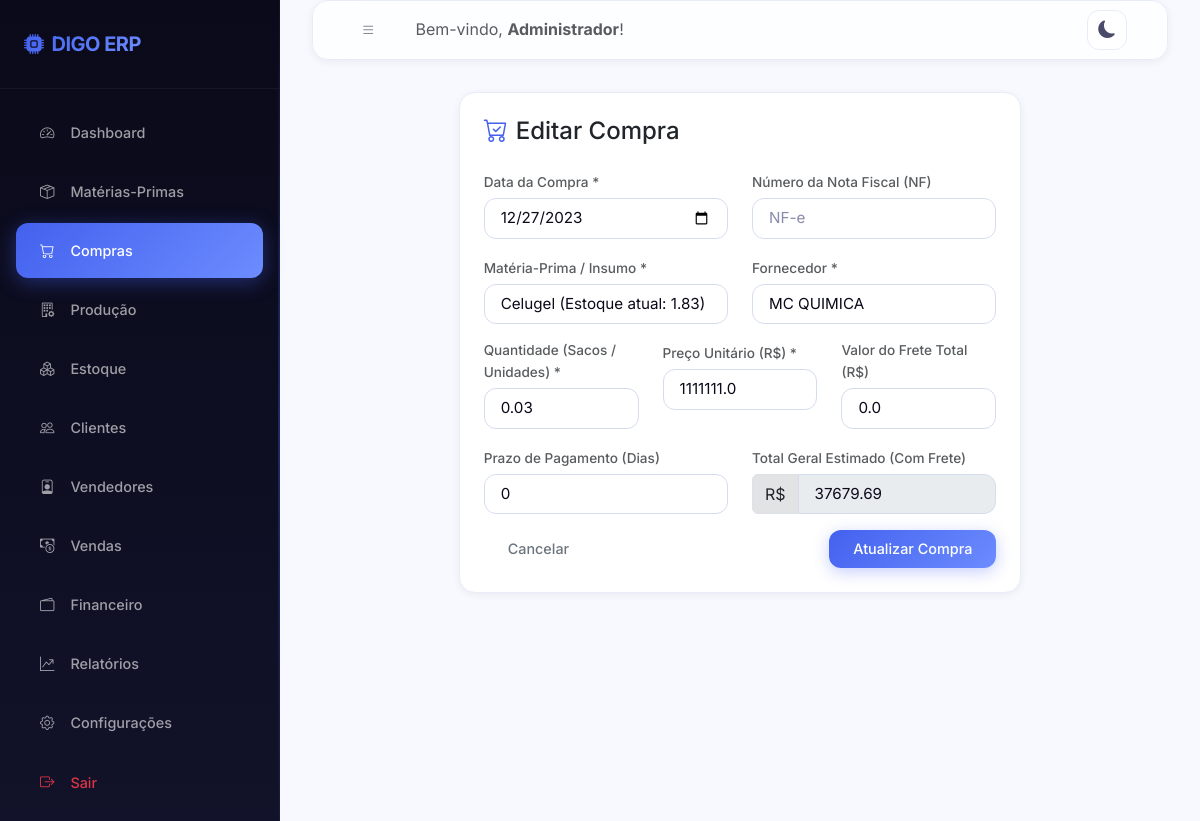
Page /compras/36/editar (signed in) on the committed database.
### models/usuario.py (models this page shows, shortened)
class Usuario(UserMixin, db.Model):
    __tablename__ = 'usuarios'
    id = db.Column(db.Integer, primary_key=True)
    nome = db.Column(db.String(100), nullable=False)
    email = db.Column(db.String(150), unique=True, nullable=False)
    senha_hash = db.Column(db.String(256), nullable=False)
    perfil = db.Column(db.String(20), default='funcionario')  # admin | funcionario
    ativo = db.Column(db.Boolean, default=True)
    criado_em = db.Column(db.DateTime, default=datetime.utcnow)
    ultimo_acesso = db.Column(db.DateTime)
    logs = db.relationship('Log', backref='usuario', lazy='dynamic')
    @property
    def is_admin(self):
        return self.perfil == 'admin'

### models/compra.py (models this page shows, shortened)
class Compra(db.Model):
    __tablename__ = 'compras'
    id = db.Column(db.Integer, primary_key=True)
    data = db.Column(db.Date, nullable=False)
    fornecedor_id = db.Column(db.Integer, db.ForeignKey('fornecedores.id'), nullable=True)
    materia_prima_id = db.Column(db.Integer, db.ForeignKey('materias_primas.id'), nullable=False)
    quantidade_sacos = db.Column(db.Float, nullable=False)  # quantidade de sacos comprados
    preco_unitario = db.Column(db.Float, default=0.0)        # preço por saco
    frete_total = db.Column(db.Float, default=0.0)           # frete total da compra
    frete_por_saco = db.Column(db.Float, default=0.0)        # frete rateado por saco
    total = db.Column(db.Float, default=0.0)                  # total (sem frete)
    total_com_frete = db.Column(db.Float, default=0.0)        # total com frete
    numero_nf = db.Column(db.String(50))
    prazo_pagamento = db.Column(db.Integer, default=0)        # dias
    data_vencimento = db.Column(db.Date)
    observacoes = db.Column(db.Text)
    criado_por = db.Column(db.Integer, db.ForeignKey('usuarios.id'))
    criado_em = db.Column(db.DateTime, default=datetime.utcnow)
    materia_prima = db.relationship('MateriaPrima', backref='compras')
    conta_pagar = db.relationship('ContaPagar', backref='compra', uselist=False)

### models/materia_prima.py (models this page shows, shortened)
class MateriaPrima(db.Model):
    __tablename__ = 'materias_primas'
    id = db.Column(db.Integer, primary_key=True)
    nome = db.Column(db.String(100), nullable=False)
    tipo = db.Column(db.String(30), nullable=False)  # celulosico|celugel|fibra|embalagem|adesivo
    peso_saco_kg = db.Column(db.Float, default=25.0)      # peso do saco comprado
    quantidade_uso_kg = db.Column(db.Float, default=0.0)  # kg consumidos por saco de produto
    preco_saco = db.Column(db.Float, default=0.0)          # preço por saco comprado
    frete_saco = db.Column(db.Float, default=0.0)          # frete rateado por saco
    custo_medio = db.Column(db.Float, default=0.0)         # custo médio calculado
    estoque_atual = db.Column(db.Float, default=0.0)       # em unidades (sacos ou pcs)
    estoque_minimo = db.Column(db.Float, default=0.0)
    fornecedor_id = db.Column(db.Integer, db.ForeignKey('fornecedores.id'), nullable=True)
    observacoes = db.Column(db.Text)
    atualizado_em = db.Column(db.DateTime, default=datetime.utcnow, onupdate=datetime.utcnow)
    movimentacoes = db.relationship('MovimentacaoEstoque', backref='materia_prima',
                                    lazy='dynamic',
                                    foreign_keys='MovimentacaoEstoque.materia_prima_id')

### models/fornecedor.py (models this page shows, shortened)
class Fornecedor(db.Model):
    __tablename__ = 'fornecedores'
    id = db.Column(db.Integer, primary_key=True)
    nome = db.Column(db.String(150), nullable=False)
    cnpj = db.Column(db.String(20))
    telefone = db.Column(db.String(20))
    email = db.Column(db.String(150))
    cidade = db.Column(db.String(100))
    estado = db.Column(db.String(2))
    tipo = db.Column(db.String(50))  # materia_prima | embalagem | frete | outro
    observacoes = db.Column(db.Text)
    ativo = db.Column(db.Boolean, default=True)
    criado_em = db.Column(db.DateTime, default=datetime.utcnow)
    compras = db.relationship('Compra', backref='fornecedor', lazy='dynamic')
    contas_pagar = db.relationship('ContaPagar', backref='fornecedor', lazy='dynamic')
    materias_primas = db.relationship('MateriaPrima', backref='fornecedor', lazy='dynamic')

### routes/compras.py (the view, shortened to what this page needs)
@compras_bp.route('/<int:id>/editar', methods=['GET', 'POST'])
@login_required
def editar(id):
    compra = Compra.query.get_or_404(id)
    mps = MateriaPrima.query.order_by(MateriaPrima.nome).all()
    fornecedores = Fornecedor.query.filter_by(ativo=True).order_by(Fornecedor.nome).all()
    return render_template('compras/form.html', mps=mps, fornecedores=fornecedores,
                           compra=compra, titulo='Editar Compra', hoje=compra.data.isoformat())

### templates/compras/form.html (shortened to what this page needs)
{% extends 'base.html' %}
{% block content %}
<div class="row justify-content-center">
    <div class="col-md-8">
        <div class="card p-4">
            <h4 class="font-weight-bold mb-4"><i class="bi bi-cart-check me-2 text-primary"></i>{{ titulo }}</h4>
            <form method="POST" id="compraForm">
                <div class="row">
                    <div class="col-md-6 mb-3">
                        <label for="data" class="form-label text-muted small">Data da Compra *</label>
                        <input type="date" class="form-control" id="data" name="data" value="{{ compra.data.isoformat() if compra else hoje }}" required>
                    </div>
                    <div class="col-md-6 mb-3">
                        <label for="numero_nf" class="form-label text-muted small">Número da Nota Fiscal (NF)</label>
                        <input type="text" class="form-control" id="numero_nf" name="numero_nf" placeholder="NF-e" value="{{ compra.numero_nf or '' }}">
                    </div>
                </div>
                <div class="row">
                    <div class="col-md-6 mb-3">
                        <label for="materia_prima_id" class="form-label text-muted small">Matéria-Prima / Insumo *</label>
                        <select class="form-select" id="materia_prima_id" name="materia_prima_id" required>
                            {% for mp in mps %}
                            <option value="{{ mp.id }}" {% if compra and compra.materia_prima_id == mp.id %}selected{% endif %}>{{ mp.nome }} (Estoque atual: {{ mp.estoque_atual|round(2) }})</option>
                            {% endfor %}
                        </select>
                    </div>
                    <div class="col-md-6 mb-3">
                        <label for="fornecedor_nome" class="form-label text-muted small">Fornecedor *</label>
                        <input type="text" class="form-control" id="fornecedor_nome" name="fornecedor_nome" placeholder="Digite o nome do fornecedor" required value="{{ compra.fornecedor.nome if compra and compra.fornecedor else '' }}">
                    </div>
                </div>
                <div class="row">
                    <div class="col-md-4 mb-3">
                        <label for="quantidade_sacos" class="form-label text-muted small">Quantidade (Sacos / Unidades) *</label>
                        <input type="number" step="0.01" class="form-control calc-trigger" id="quantidade_sacos" name="quantidade_sacos" required placeholder="0.00" value="{{ compra.quantidade_sacos if compra else '' }}">
                    </div>
                    <div class="col-md-4 mb-3">
                        <label for="preco_unitario" class="form-label text-muted small">Preço Unitário (R$) *</label>
                        <input type="number" step="0.0001" class="form-control calc-trigger" id="preco_unitario" name="preco_unitario" required placeholder="0.00" value="{{ compra.preco_unitario if compra else '' }}">
                    </div>
                    <div class="col-md-4 mb-3">
                        <label for="frete_total" class="form-label text-muted small">Valor do Frete Total (R$)</label>
                        <input type="number" step="0.01" class="form-control calc-trigger" id="frete_total" name="frete_total" value="{{ compra.frete_total if compra else '0.00' }}">
                    </div>
                </div>
                <div class="row">
                    <div class="col-md-6 mb-3">
                        <label for="prazo_pagamento" class="form-label text-muted small">Prazo de Pagamento (Dias)</label>
                        <input type="number" class="form-control" id="prazo_pagamento" name="prazo_pagamento" value="{{ compra.prazo_pagamento if compra else 0 }}" placeholder="0 para À Vista">
                    </div>
                    <div class="col-md-6 mb-3">
                        <label class="form-label text-muted small">Total Geral Estimado (Com Frete)</label>
                        <div class="input-group">
                            <span class="input-group-text bg-secondary-subtle">R$</span>
                            <input type="text" class="form-control font-weight-bold" id="total_geral" readonly disabled value="{{ compra.total_com_frete|round(2) if compra else '0.00' }}">
                        </div>
                    </div>
                </div>
                <div class="d-flex justify-content-between">
                    <a href="{{ url_for('compras.index') }}" class="btn btn-outline-secondary">Cancelar</a>
                    <button type="submit" class="btn btn-primary">{{ 'Atualizar Compra' if compra else 'Registrar Compra' }}</button>
                </div>
            </form>
        </div>
    </div>
</div>
{% endblock %}

### templates/base.html (shortened to what this page needs)
<!DOCTYPE html>
<html lang="pt-BR">
<head>
    <link href="https://cdn.jsdelivr.net/npm/bootstrap@5.3.0/dist/css/bootstrap.min.css" rel="stylesheet">
    <link rel="stylesheet" href="https://cdn.jsdelivr.net/npm/bootstrap-icons@1.10.5/font/bootstrap-icons.css">
    <link rel="stylesheet" href="{{ url_for('static', filename='css/style.css') }}">
</head>
<body>
    <div class="wrapper">
        <nav id="sidebar">
            <div class="sidebar-header d-flex align-items-center justify-content-between">
                <h4 class="m-0 text-white font-weight-bold"><i class="bi bi-cpu-fill me-2 text-indigo"></i>DIGO ERP</h4>
            </div>
            <ul class="list-unstyled components">
                <li class="{% if request.blueprint == 'dashboard' %}active{% endif %}">
                    <a href="{{ url_for('dashboard.index') }}"><i class="bi bi-speedometer2"></i> Dashboard</a>
                </li>
                <li class="{% if request.blueprint == 'materias_primas' %}active{% endif %}">
                    <a href="{{ url_for('materias_primas.index') }}"><i class="bi bi-box-seam"></i> Matérias-Primas</a>
                </li>
                <li class="{% if request.blueprint == 'compras' %}active{% endif %}">
                    <a href="{{ url_for('compras.index') }}"><i class="bi bi-cart"></i> Compras</a>
                </li>
                <li class="{% if request.blueprint == 'producao' %}active{% endif %}">
                    <a href="{{ url_for('producao.index') }}"><i class="bi bi-building-gear"></i> Produção</a>
                </li>
                <li class="{% if request.blueprint == 'estoque' %}active{% endif %}">
                    <a href="{{ url_for('estoque.index') }}"><i class="bi bi-boxes"></i> Estoque</a>
                </li>
                <li class="{% if request.blueprint == 'clientes' %}active{% endif %}">
                    <a href="{{ url_for('clientes.index') }}"><i class="bi bi-people"></i> Clientes</a>
                </li>
                <li class="{% if request.blueprint == 'vendedores' %}active{% endif %}">
                    <a href="{{ url_for('vendedores.index') }}"><i class="bi bi-person-badge"></i> Vendedores</a>
                </li>
                <li class="{% if request.blueprint == 'vendas' %}active{% endif %}">
                    <a href="{{ url_for('vendas.index') }}"><i class="bi bi-cash-coin"></i> Vendas</a>
                </li>
                <li class="{% if request.blueprint == 'financeiro' %}active{% endif %}">
                    <a href="{{ url_for('financeiro.index') }}"><i class="bi bi-wallet2"></i> Financeiro</a>
                </li>
                <li class="{% if request.blueprint == 'relatorios' %}active{% endif %}">
                    <a href="{{ url_for('relatorios.index') }}"><i class="bi bi-graph-up-arrow"></i> Relatórios</a>
                </li>
                {% if current_user.is_admin %}
                <li class="{% if request.blueprint == 'configuracoes' %}active{% endif %}">
                    <a href="{{ url_for('configuracoes.index') }}"><i class="bi bi-gear"></i> Configurações</a>
                </li>
                {% endif %}
                <li>
                    <a href="{{ url_for('auth.logout') }}" class="text-danger"><i class="bi bi-box-arrow-right text-danger"></i> Sair</a>
                </li>
            </ul>
        </nav>
        <div id="content">
            <nav class="navbar navbar-expand-lg card mb-4 p-2 d-flex flex-row align-items-center justify-content-between">
                <div class="d-flex align-items-center">
                    <button type="button" id="sidebarCollapse" class="btn btn-outline-secondary me-3">
                        <i class="bi bi-list"></i>
                    </button>
                    <span class="navbar-text d-none d-md-inline text-muted">Bem-vindo, <strong>{{ current_user.nome }}</strong>!</span>
                </div>
                <div class="d-flex align-items-center">
                    <button class="theme-toggle-btn me-3" id="themeToggle" title="Alternar Tema">
                    </button>
                </div>
            </nav>
            <div class="container-fluid p-0 fade-in">
                {% block content %}{% endblock %}
            </div>
        </div>
    </div>
</body>
</html>

### rows in the picture
Usuario: nome "Administrador"
Compra: data "12/27/2023", materia_prima_id "Celugel (Estoque atual: 1.83)", quantidade_sacos "0.03", preco_unitario "1111111.0", frete_total "0.0", prazo_pagamento "0", total_com_frete "37679.69"
Fornecedor: fornecedor_nome "MC QUIMICA"

### other values in the picture
{{ titulo }} "Editar Compra"
{{ 'Atualizar Compra' if compra else 'Registrar Compra' }} "Atualizar Compra"
